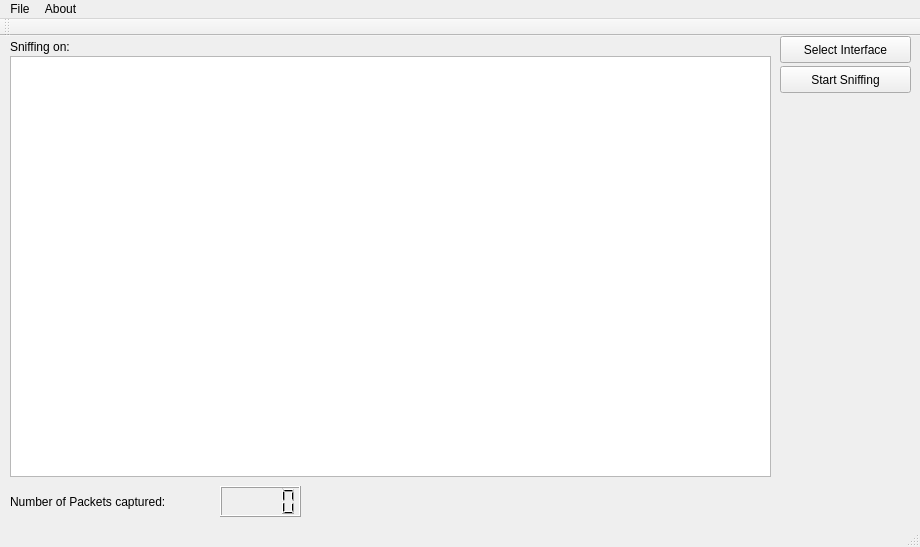
<?xml version="1.0" encoding="UTF-8"?>
<ui version="4.0">
 <class>MainWindow</class>
 <widget class="QMainWindow" name="MainWindow">
  <property name="geometry">
   <rect>
    <x>0</x>
    <y>0</y>
    <width>920</width>
    <height>547</height>
   </rect>
  </property>
  <property name="windowTitle">
   <string>MainWindow</string>
  </property>
  <widget class="QWidget" name="centralWidget">
   <widget class="QPushButton" name="start_sniff">
    <property name="geometry">
     <rect>
      <x>780</x>
      <y>30</y>
      <width>131</width>
      <height>27</height>
     </rect>
    </property>
    <property name="text">
     <string>Start Sniffing</string>
    </property>
   </widget>
   <widget class="QPushButton" name="select_interface">
    <property name="geometry">
     <rect>
      <x>780</x>
      <y>0</y>
      <width>131</width>
      <height>27</height>
     </rect>
    </property>
    <property name="text">
     <string>Select Interface</string>
    </property>
   </widget>
   <widget class="QLCDNumber" name="lcdNumber">
    <property name="geometry">
     <rect>
      <x>220</x>
      <y>450</y>
      <width>81</width>
      <height>31</height>
     </rect>
    </property>
   </widget>
   <widget class="QLabel" name="nr_of_packets_label">
    <property name="geometry">
     <rect>
      <x>10</x>
      <y>450</y>
      <width>211</width>
      <height>31</height>
     </rect>
    </property>
    <property name="text">
     <string>Number of Packets captured: </string>
    </property>
   </widget>
   <widget class="QLabel" name="front_label">
    <property name="geometry">
     <rect>
      <x>10</x>
      <y>0</y>
      <width>131</width>
      <height>21</height>
     </rect>
    </property>
    <property name="text">
     <string>Sniffing on: </string>
    </property>
   </widget>
   <widget class="QLabel" name="interface_label">
    <property name="geometry">
     <rect>
      <x>110</x>
      <y>0</y>
      <width>67</width>
      <height>17</height>
     </rect>
    </property>
    <property name="text">
     <string/>
    </property>
   </widget>
   <widget class="QTableWidget" name="tableWidget">
    <property name="geometry">
     <rect>
      <x>10</x>
      <y>20</y>
      <width>761</width>
      <height>421</height>
     </rect>
    </property>
   </widget>
  </widget>
  <widget class="QMenuBar" name="menuBar">
   <property name="geometry">
    <rect>
     <x>0</x>
     <y>0</y>
     <width>920</width>
     <height>20</height>
    </rect>
   </property>
   <widget class="QMenu" name="menuFile">
    <property name="title">
     <string>File</string>
    </property>
    <addaction name="actionNew"/>
    <addaction name="actionOpen"/>
   </widget>
   <widget class="QMenu" name="menuAbout">
    <property name="title">
     <string>About</string>
    </property>
    <addaction name="actionAbout"/>
   </widget>
   <addaction name="menuFile"/>
   <addaction name="menuAbout"/>
  </widget>
  <widget class="QToolBar" name="mainToolBar">
   <attribute name="toolBarArea">
    <enum>TopToolBarArea</enum>
   </attribute>
   <attribute name="toolBarBreak">
    <bool>false</bool>
   </attribute>
  </widget>
  <widget class="QStatusBar" name="statusBar"/>
  <action name="actionNew">
   <property name="text">
    <string>New</string>
   </property>
  </action>
  <action name="actionOpen">
   <property name="text">
    <string>Open</string>
   </property>
  </action>
  <action name="actionAbout">
   <property name="text">
    <string>About</string>
   </property>
  </action>
 </widget>
 <layoutdefault spacing="6" margin="11"/>
 <resources/>
 <connections/>
</ui>
